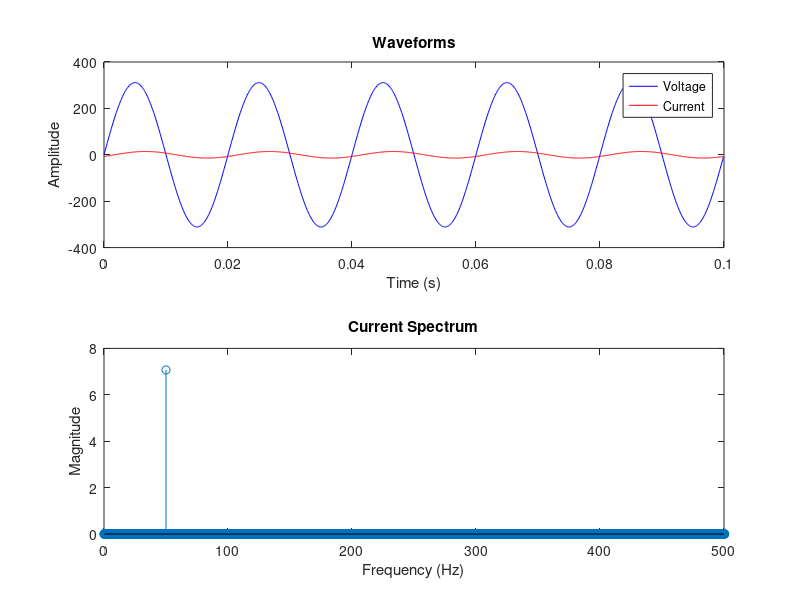

This figure's MATLAB source:
clear; clc; close all;

% --- Parameters ---
fs = 10000;             % Sampling frequency (Hz)
f_signal = 50;          % Fundamental frequency (Hz)
T = 10;                  % Duration (s)
t = 0:1/fs:T-1/fs;      % Time vector

V_amp = 220*sqrt(2);    % Voltage amplitude
I_amp = 10*sqrt(2);     % Current amplitude
phi   = 30*pi/180;      % Phase shift (30 degrees)

% --- Generate signals with harmonics ---
% Fundamental
voltage = V_amp * sin(2*pi*f_signal*t);
current = I_amp * sin(2*pi*f_signal*t - phi);

% Add 3rd & 5th harmonics to current (distortion)
% I3 = 0.15*I_amp; 
% I5 = 0.10*I_amp;
% current = current + I3*sin(2*pi*3*f_signal*t - phi) + ...
%                   I5*sin(2*pi*5*f_signal*t - phi);

% --- FFT Analysis ---
N = length(t);
f = (0:N-1)*(fs/N);

% Voltage FFT
V_fft = fft(voltage)/N;
I_fft = fft(current)/N;

% Magnitude
V_mag = abs(V_fft(1:N/2));
I_mag = abs(I_fft(1:N/2));
freqs = f(1:N/2);

% Find fundamental index
[~,fund_idx] = min(abs(freqs - f_signal));

% Extract fundamental phasors
V1 = V_fft(fund_idx+1);   % FFT is 0-based in MATLAB indexing
I1 = I_fft(fund_idx+1);

% Phase shift between fundamental voltage & current
phi_meas = angle(V1) - angle(I1);

% --- THD calculation for current ---
% RMS of harmonics
harmonics = [3 5]; % could extend
harm_idx = round(harmonics*f_signal*N/fs) + 1;
I_harm_rms = sqrt(sum(abs(I_fft(harm_idx)).^2))*sqrt(2); % convert to RMS

% Fundamental RMS
I1_rms = abs(I1)*sqrt(2);

THD_I = I_harm_rms / I1_rms;

% --- Power Factor ---
PF = cos(phi_meas) / sqrt(1 + THD_I^2);

% --- Results ---
fprintf('Measured phase shift = %.2f deg\n', phi_meas*180/pi);
fprintf('THD(I) = %.2f %%\n', THD_I*100);
fprintf('Power Factor = %.4f\n', PF);

% --- Plot ---
figure;
subplot(2,1,1);
plot(t(1:1000), voltage(1:1000), 'b', t(1:1000), current(1:1000), 'r');
legend('Voltage','Current');
xlabel('Time (s)'); ylabel('Amplitude');
title('Waveforms');

subplot(2,1,2);
stem(freqs, I_mag);
xlim([0 500]);
xlabel('Frequency (Hz)'); ylabel('Magnitude');
title('Current Spectrum');
